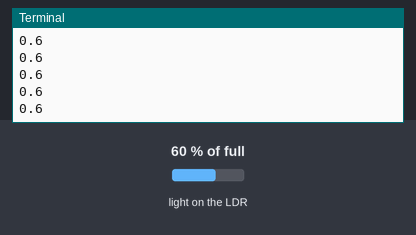
A program run on a simulated Raspberry Pi (BCM pin numbers). On the bench: the last lines printed to the terminal. Inputs (shaded band) come from the test bench; at power-on: light on the LDR 60 % of full.

Above: at 1.2 s.
1.3 s: light on the LDR set to 2 % of full
At 1.9 s:
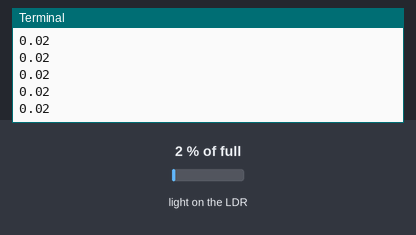
2.8 s: light on the LDR set to 25 % of full
At 3.9 s:
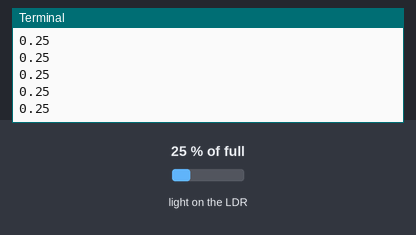
Timing chart, 0 to 4.7 s (numbered marks = the images above; inputs shaded):
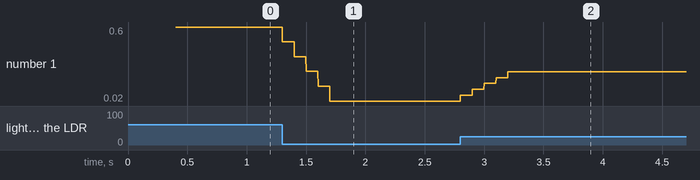

The program:

value.py
```python
# Value Attribute for Photoresistors
# ! As of Sep 2024, the LightSensor module of gpiozero does not function. Bug status can be found on GitHub
from gpiozero import LightSensor

ldr = LightSensor(6)

while True:
  print(ldr.value)
```

Measured:
- after the input at 1.3 s, the terminal: prints a new line at once (image 1)
- after the input at 2.8 s, the terminal: prints a new line at once (image 2)
- plotted number 1: 0.6 → 0.02 after the input at 1.3 s, 0.02 → 0.25 after the input at 2.8 s
